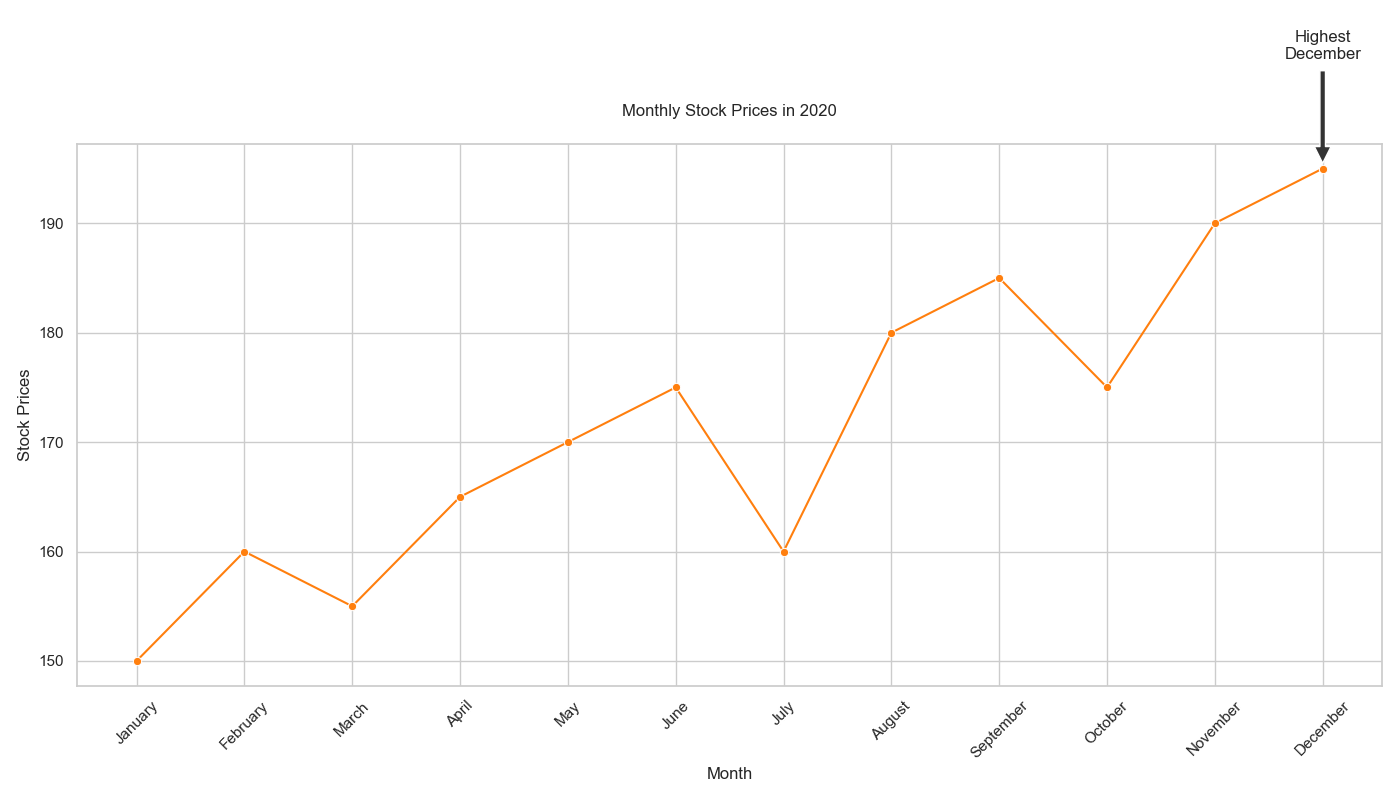

Write Python code to recreate this figure.

import pandas as pd
import seaborn as sns
import matplotlib.pyplot as plt

# Data
data = {
    'Month': ['January', 'February', 'March', 'April', 'May', 'June', 
              'July', 'August', 'September', 'October', 'November', 'December'],
    'Stock Prices': [150, 160, 155, 165, 170, 175, 
                     160, 180, 185, 175, 190, 195]
}

# Create a DataFrame
df = pd.DataFrame(data)

# Set the figure size
plt.figure(figsize=(14, 8))

# Create the line chart
line_chart = sns.lineplot(x='Month', y='Stock Prices', data=df, 
                          marker='o', color='#1F77B4')

# Modify the color scheme using color codes
for line in line_chart.lines:
    line.set_color('#FF7F0E')

# Annotating the highest stock price
highest_price = df['Stock Prices'].max()
highest_month = df[df['Stock Prices'] == highest_price]['Month'].values[0]
plt.annotate(f'Highest\n{highest_month}', xy=(highest_month, highest_price), 
             xytext=(highest_month, highest_price+10),
             arrowprops=dict(facecolor='#333333', shrink=0.05),
             ha='center')

# Adjust the plot to make it more readable
plt.xticks(rotation=45)
plt.title('Monthly Stock Prices in 2020', pad=20)
plt.xlabel('Month')
plt.ylabel('Stock Prices')

# Show the line chart
plt.tight_layout()
plt.show()
